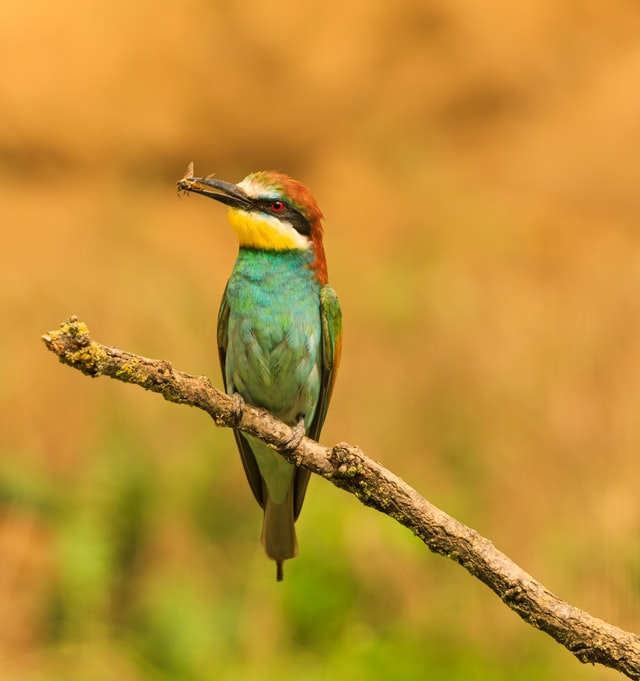
#> input picture Task2/cv2/Tutorial1/basics/images/bird.jpg, 640 x 681 px
$ jupyter execute HSV_file.ipynb
#> lines starting #> are read from the running program, lines starting #| are printed output that depends on the picture; after the words box and inside, x2 and y2 are one past the last pixel; in counts of white or black regions, pixels touching at a corner belong together
[cell 1]
import cv2
import numpy as np

[cell 2]
def nothing(x):
    pass

[cell 3]
cv2.namedWindow('Tracking')
cv2.createTrackbar('LH','Tracking',0,255,nothing)
#> slider 'LH' is set to 51
cv2.createTrackbar('LS','Tracking',0,255,nothing)
#> slider 'LS' is set to 51
cv2.createTrackbar('LV','Tracking',0,255,nothing)
#> slider 'LV' is set to 51
cv2.createTrackbar('UH','Tracking',255,255,nothing)
cv2.createTrackbar('US','Tracking',255,255,nothing)
cv2.createTrackbar('UV','Tracking',255,255,nothing)
while True:
    frame=cv2.imread('../../Tutorial1/basics/images/bird.jpg')
#> frame is the input picture: shape (681, 640, 3); mean B, G, R 50.7, 144.7, 193.4
    frame=frame.copy()
    hsv=cv2.cvtColor(frame,cv2.COLOR_BGR2HSV)
#> hsv: shape (681, 640, 3); mean H, S, V 20.7, 190.5, 194.6

    l_h=cv2.getTrackbarPos('LH','Tracking')
    l_s=cv2.getTrackbarPos('LS','Tracking')
    l_v=cv2.getTrackbarPos('LV','Tracking')

    u_h=cv2.getTrackbarPos('UH','Tracking')
    u_s=cv2.getTrackbarPos('US','Tracking')
    u_v=cv2.getTrackbarPos('UV','Tracking')

    l_b=np.array([l_h,l_s,l_v])
    u_b=np.array([u_h,u_s,u_v])
    mask=cv2.inRange(hsv,l_b,u_b)
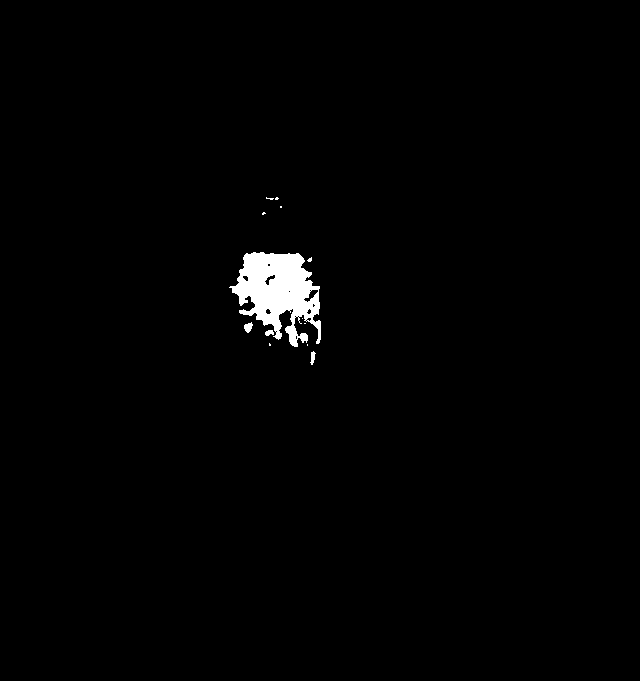
#> mask: shape (681, 640); 1.2% white; 13 white regions (9 under 20 px), largest, box (x1, y1, x2, y2) and area: (229, 252, 321, 347) 4946, (244, 322, 253, 333) 64, (310, 351, 316, 365) 48, (265, 330, 274, 336) 40
    res=cv2.bitwise_and(frame,frame,mask=mask)
    cv2.imshow('frame',frame)
    cv2.imshow('mask',mask)
    cv2.imshow('res',res)
    if cv2.waitKey(1)==27:
#> (key Esc is pressed here)
        break
cv2.destroyAllWindows()
